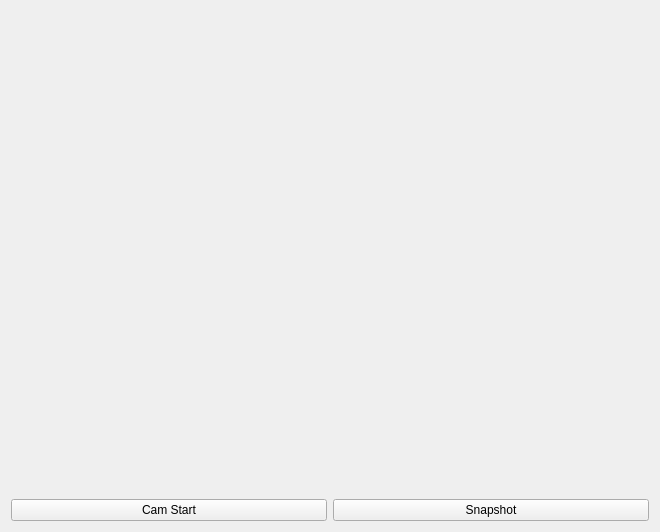
<?xml version="1.0" encoding="UTF-8"?>
<ui version="4.0">
 <class>MainWidget</class>
 <widget class="QWidget" name="MainWidget">
  <property name="geometry">
   <rect>
    <x>0</x>
    <y>0</y>
    <width>660</width>
    <height>532</height>
   </rect>
  </property>
  <property name="windowTitle">
   <string>MainWidget</string>
  </property>
  <layout class="QVBoxLayout" name="verticalLayout_2">
   <item>
    <layout class="QVBoxLayout" name="verticalLayout" stretch="9,1">
     <item>
      <widget class="QLabel" name="plabelCamView">
       <property name="text">
        <string/>
       </property>
       <property name="pixmap">
        <pixmap>initDisplay.png</pixmap>
       </property>
      </widget>
     </item>
     <item>
      <layout class="QHBoxLayout" name="horizontalLayout">
       <item>
        <widget class="QPushButton" name="pPBcamStart">
         <property name="text">
          <string>Cam Start</string>
         </property>
         <property name="checkable">
          <bool>true</bool>
         </property>
        </widget>
       </item>
       <item>
        <widget class="QPushButton" name="pPBsnapShot">
         <property name="text">
          <string>Snapshot</string>
         </property>
        </widget>
       </item>
      </layout>
     </item>
    </layout>
   </item>
  </layout>
 </widget>
 <resources/>
 <connections/>
</ui>
